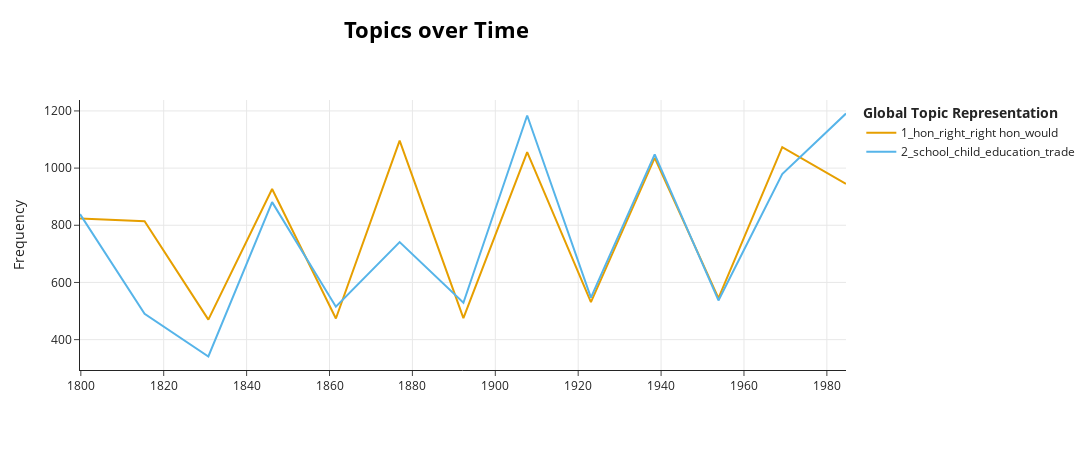

Notebook cell for this chart:
### Code cell
topic_model.visualize_topics_over_time(topics_over_time, topics=[1, 2])

### Figure 1 — Plotly figure (JSON) as saved in the notebook; plotly's stock layout.template omitted (floating-point values rounded to 4 significant figures)
{"data": [{"hoverinfo": "text", "hovertext": ["<b>Topic 1</b><br>Words: hon, right, would, right hon", "<b>Topic 1</b><br>Words: hon, would, right, right hon", "<b>Topic 1</b><br>Words: hon, would, right, right hon", "<b>Topic 1</b><br>Words: hon, right, would, right hon", "<b>Topic 1</b><br>Words: hon, would, right, right hon", "<b>Topic 1</b><br>Words: hon, right hon, right, would", "<b>Topic 1</b><br>Words: hon, right, right hon, would", "<b>Topic 1</b><br>Words: hon, right, right hon, would", "<b>Topic 1</b><br>Words: hon, right, right hon, would", "<b>Topic 1</b><br>Words: hon, right, right hon, would", "<b>Topic 1</b><br>Words: hon, right, right hon, hon hon", "<b>Topic 1</b><br>Words: hon, right, right hon, hon hon", "<b>Topic 1</b><br>Words: hon, hon hon, right, right hon"], "marker": {"color": "#E69F00"}, "mode": "lines", "name": "1_hon_right_right hon_would", "x": ["1799-10-19T22:50:52.800000", "1815-05-22T01:50:46.153845", "1830-10-09T03:41:32.307692", "1846-02-26T05:32:18.461538", "1861-07-16T07:23:04.615384", "1876-12-03T09:13:50.769230", "1892-04-22T11:04:36.923076", "1907-09-11T12:55:23.076922", "1923-01-29T14:46:09.230769", "1938-06-18T16:36:55.384615", "1953-11-05T18:27:41.538461", "1969-03-25T20:18:27.692307", "1984-08-12T22:09:13.846153"], "y": [824, 814, 470, 927, 474, 1096, 475, 1056, 531, 1036, 545, 1073, 945], "type": "scatter"}, {"hoverinfo": "text", "hovertext": ["<b>Topic 2</b><br>Words: army, officer, war, military", "<b>Topic 2</b><br>Words: child, ship, trade, officer", "<b>Topic 2</b><br>Words: education, ship, trade, school", "<b>Topic 2</b><br>Words: school, education, ship, would", "<b>Topic 2</b><br>Words: school, child, education, board", "<b>Topic 2</b><br>Words: school, education, admiralty, board", "<b>Topic 2</b><br>Words: school, education, board, child", "<b>Topic 2</b><br>Words: trade, school, war, education", "<b>Topic 2</b><br>Words: trade, unemployment, child, war", "<b>Topic 2</b><br>Words: school, trade, child, war", "<b>Topic 2</b><br>Words: child, trade, education, school", "<b>Topic 2</b><br>Words: child, school, education, union", "<b>Topic 2</b><br>Words: child, school, education, teacher"], "marker": {"color": "#56B4E9"}, "mode": "lines", "name": "2_school_child_education_trade", "x": ["1799-10-19T22:50:52.800000", "1815-05-22T01:50:46.153845", "1830-10-09T03:41:32.307692", "1846-02-26T05:32:18.461538", "1861-07-16T07:23:04.615384", "1876-12-03T09:13:50.769230", "1892-04-22T11:04:36.923076", "1907-09-11T12:55:23.076922", "1923-01-29T14:46:09.230769", "1938-06-18T16:36:55.384615", "1953-11-05T18:27:41.538461", "1969-03-25T20:18:27.692307", "1984-08-12T22:09:13.846153"], "y": [839, 490, 341, 881, 515, 741, 529, 1184, 547, 1048, 537, 979, 1191], "type": "scatter"}], "layout": {"xaxis": {"showgrid": true}, "yaxis": {"showgrid": true, "title": {"text": "Frequency"}}, "title": {"font": {"size": 22, "color": "Black"}, "text": "<b>Topics over Time</b>", "y": 0.95, "x": 0.4, "xanchor": "center", "yanchor": "top"}, "hoverlabel": {"font": {"size": 16, "family": "Rockwell"}, "bgcolor": "white"}, "width": 1250, "height": 450, "legend": {"title": {"text": "<b>Global Topic Representation"}}}}
